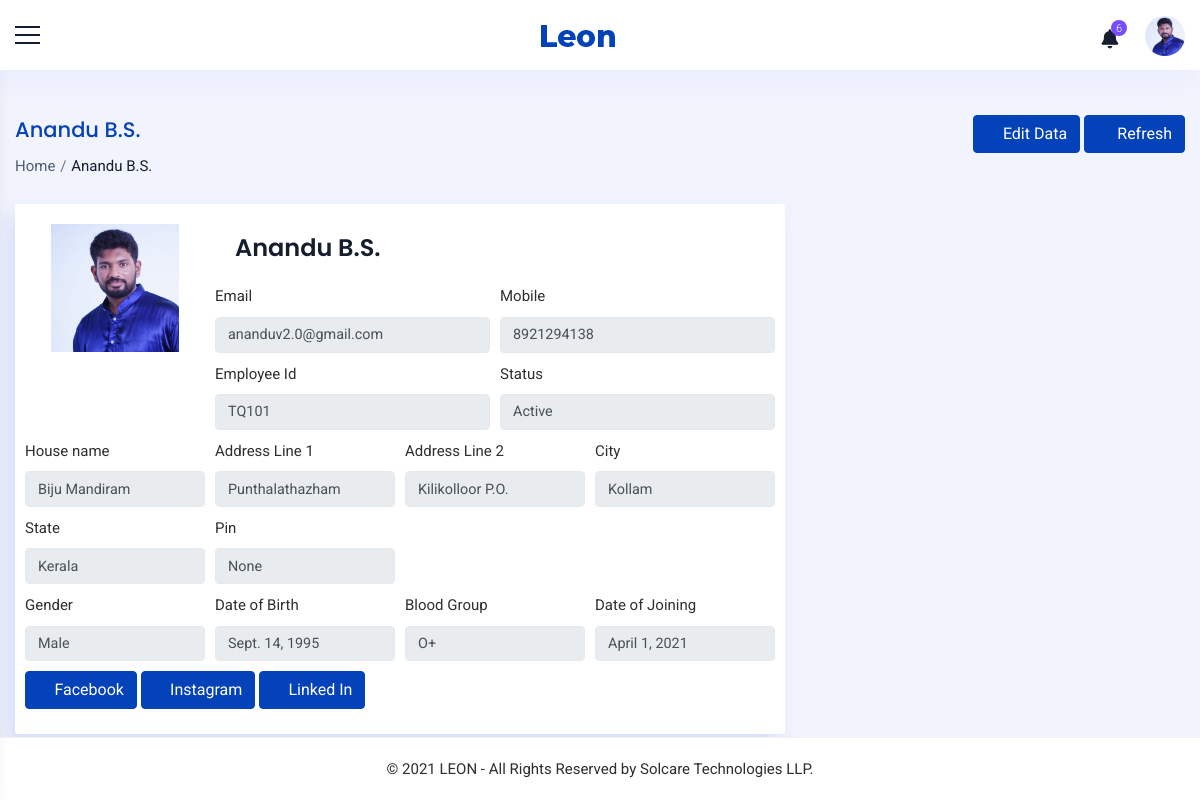
/staff/view/profile/ (signed in), run on an earlier commit of the app's database.
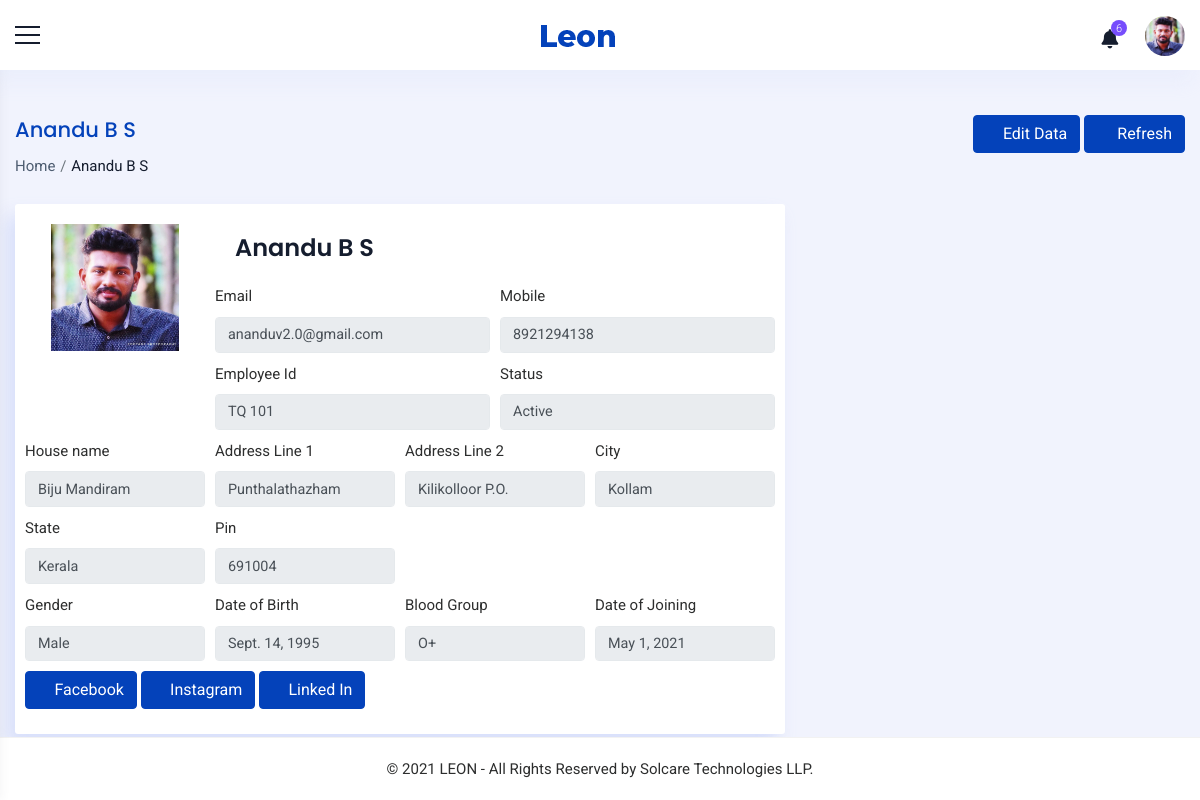
And on a later commit of the database.
### accounts/models.py (models this page shows)
class Staff(models.Model):
    value= (
    ('1', 'Operations'),
    ('2', 'Sales'),
    ('3', 'Trainer'),
    ('4', 'Admin'),
    ('5', 'Operations Manager'),
    ('6', 'Sales Manager'),
    )
    user = models.OneToOneField(User,on_delete=models.PROTECT,null=True,blank=True)
    name = models.CharField(max_length=100,null=True, blank=True)
    empid = models.CharField(max_length=100,null=True, blank=True)
    mobile = models.CharField(max_length=10,null=True, blank=True)
    email = models.EmailField(max_length=200,null=True, blank=True)
    sex = models.CharField(max_length=10,null=True,choices=sex_choices, blank=True)
    dob = models.DateField(null=True, blank=True)
    doj = models.DateField(null=True, blank=True)
    blood_group = models.CharField(max_length=100,null=True, blank=True,choices=groups)
    house = models.CharField(max_length=100,null=True, blank=True)
    street =models.CharField(max_length=100,null=True, blank=True)
    street2 =models.CharField(max_length=100,null=True, blank=True)
    city = models.CharField(max_length=100,null=True, blank=True)
    state = models.CharField(max_length=100,null=True,choices=state, blank=True)
    pin = models.CharField(max_length=100,null=True,blank=True)
    stype = models.CharField(max_length=100,null=True,choices=value, blank=True)
    status = models.CharField(max_length=20,choices=(('Active','Active'),('Inactive','Inactive')),default='Active')
    profile_pic = models.ImageField(null=True, blank=True,upload_to='images/dp/',default='accounts/static/images/user3.png')
    facebook = models.CharField(max_length=1000, null=True, blank=True)
    linkedin = models.CharField(max_length=1000, null=True, blank=True)
    instagram = models.CharField(max_length=1000, null=True, blank=True)
    approval = models.BooleanField(null=True, blank=True, default=False)
    def __str__(self):
        return self.name

### accounts/views.py (the view)
# urls.py: path('staff/view/profile/',ViewProfile.as_view(),name='view_profile'),
class ViewProfile(View):
    def get(self, request):
        x = StaffCheck(request)
        if x == True:
            staff = Staff.objects.get(user=request.user)
            context={'staff':staff}
            return render(request,'common/profile.html',context)
        else:
            return redirect('home')

### accounts/functions.py (called while the page is built)
def StaffCheck(request):
    user = request.user
    if user.is_authenticated:
        try:
            staff = Staff.objects.get(user=user)
            if staff:
                return (True)
            else:
                return (False)
        except:
            return (False)
    else:
        return (False)

### accounts/templates/common/profile.html (shortened to what the changed rows need)
{% extends 'common/main.html' %}
{% load static %}
{% block content %}
{% include 'common/header.html' %}
<div class="container_full">
    <div class="content_wrapper bg_homebefore inner-wrapper tables-sec">
        <div class="container-fluid">
            <div class="breadcrumbbar">
                <div class="row">
                    <div class="col-md-8 col-lg-8">
                        <h4 class="page-title">{{staff}}</h4>
                        <div class="breadcrumb-list">
                            <ol class="breadcrumb">
                                <li class="breadcrumb-item"><a href="{% url 'home' %}">Home</a></li>
                                <li class="breadcrumb-item active" aria-current="page">{{staff}}</li>
                            </ol>
                        </div>
                    </div>
                </div>
            </div>
            <div class="row">
                <div class="col-lg-8 col-md-8 col-12">
                    <div class="card">
                        <div class="row">
                            <div class="col-12 col-md-3">
                              <center>
                                <img class=" pro_pic" src="{{staff.profile_pic.url}}" alt="{{staff.name}}" style="width:80%;">
                              </center>
                            </div>
                            <div class="col-12 col-md-9" >
                                <div class="row">
                                  <div class='col-12'>
                                    <h4 class="m-t-0 header-title" style="padding:10px">{{staff}}</h4>
                                  </div>
                                    <div class="col-12 col-md-6" style="padding:5px">
                                        <label for="exampleInputName1">Email</label>
                                        <input type="text" class="form-control" value="{{staff.email}}" disabled>
                                      </div>
                                      <div class="col-12 col-md-6" style="padding:5px">
                                        <label for="exampleInputName1">Mobile</label>
                                        <input type="text" class="form-control" value="{{staff.mobile}}" disabled>
                                      </div>
                                      <div class="col-12 col-md-6" style="padding:5px">
                                        <label for="exampleInputName1">Employee Id</label>
                                        <input type="text" class="form-control" value="{{staff.empid}}" disabled>
                                      </div>
                                      <div class="col-12 col-md-6" style="padding:5px">
                                        <label for="exampleInputName1">Status</label>
                                        <input type="text" class="form-control" value="{{staff.status}}" disabled>
                                      </div>
                                </div>
                            </div>
                            <div class="container">
                              <div class="row">
                                <div class="col-12 col-md-3"  style="padding:5px">
                                  <label for="exampleInputName1">House name</label>
                                  <input type="text" class="form-control" value="{{staff.house}}" disabled>
                                </div>
                                <div class="col-12 col-md-3"   style="padding:5px">
                                  <label for="exampleInputName1">Address Line 1</label>
                                  <input type="text" class="form-control" value="{{staff.street}}" disabled>
                                </div>
                                <div class="col-12 col-md-3" style="padding:5px">
                                  <label for="exampleInputName1"  >Address Line 2</label>
                                  <input type="text" class="form-control" value="{{staff.street2}}" disabled>
                                </div>
                                <div class="col-12 col-md-3"  style="padding:5px">
                                  <label for="exampleInputName1">City</label>
                                  <input type="text" class="form-control" value="{{staff.city}}" disabled>
                                </div>
                                <div class="col-12 col-md-3"  style="padding:5px">
                                  <label for="exampleInputName1">State</label>
                                  <input type="text" class="form-control" value="{{staff.state}}" disabled>
                                </div>
                                <div class="col-12 col-md-3"  style="padding:5px">
                                  <label for="exampleInputName1">Pin</label>
                                  <input type="text" class="form-control" value="{{staff.pin}}" disabled>
                                </div>
                              </div>
                            </div>
                            <div class="container">
                              <div class="row">
                                <div class="col-12 col-md-3"  style="padding:5px">
                                  <label for="exampleInputName1">Gender</label>
                                  <input type="text" class="form-control" value="{{staff.sex}}" disabled>
                                </div>
                                <div class="col-12 col-md-3"   style="padding:5px">
                                  <label for="exampleInputName1">Date of Birth</label>
                                  <input type="text" class="form-control" value="{{staff.dob}}" disabled>
                                </div>
                                <div class="col-12 col-md-3" style="padding:5px">
                                  <label for="exampleInputName1"  >Blood Group</label>
                                  <input type="text" class="form-control" value="{{staff.blood_group}}" disabled>
                                </div>
                                <div class="col-12 col-md-3"  style="padding:5px">
                                  <label for="exampleInputName1">Date of Joining</label>
                                  <input type="text" class="form-control" value="{{staff.doj}}" disabled>
                                </div>
                              </div>
                            </div>
                        </div>
                </div>
                    </div>
                </div>
            </div>
        </div>
    </div>
</div>
{% endblock %}

### accounts/templates/common/header.html (shortened to what this page needs)
{% load static %}
<div class="header-bg">
    <header class="main-header">
      <div class="container_header phone_view border_top_bott">
        <div class="row">
          <div class="col-md-12 d-flex justify-content-between align-items-center">
            <div class="menu-icon"> <a href="javascript:void(0)" class="menu-toggler sidebar-toggler"></a> </div>
            <div class="logo d-flex align-items-center justify-content-center"> <a href="javascript:void(0)"> <strong
                  class="logo_icon"> <img src="{% static 'images/small-logo.png' %}" alt=""> </strong>  </a> </div>
            <div class="right_detail">
              <div class="row d-flex align-items-center justify-content-end">
                <div class="col-xl-12 col-12 d-flex justify-content-end">
                  <div class="right_bar_top d-flex align-items-center">
                    {% include 'common/notifications.html' %}
                    <div class="dropdown dropdown-user"> <a href="javascript:void(0)" class="dropdown-toggle"
                        data-toggle="dropdown" data-hover="dropdown" data-close-others="true" aria-expanded="true"> <img
                          class="img-circle pro_pic" src="{{staff.profile_pic.url}}" alt="{{staff.name}}"> </a>
                    </div>
                  </div>
                </div>
              </div>
            </div>
          </div>
        </div>
      </div>
    </header>
  </div>

What changed in the data, as far as the page shows it:
changed Staff "ananduv2.0@gmail.com": profile_pic: a different picture; name "Anandu B.S." → "Anandu B S"; empid "TQ101" → "TQ 101"; pin "None" → "691004"; doj "April 1, 2021" → "May 1, 2021"
